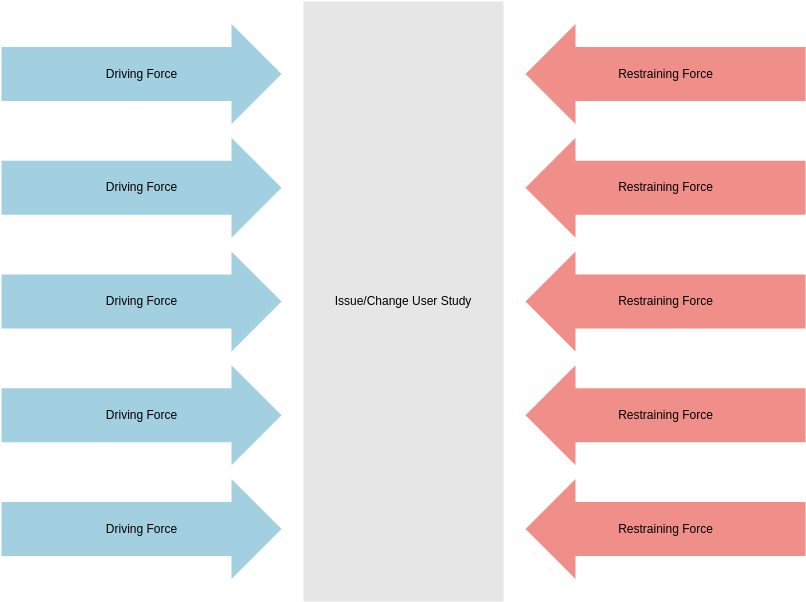
#> input picture 13-aug/field_template1.jpg, 806 x 602 px
$ jupyter execute 'Document Field Detection.ipynb'
#> lines starting #> are read from the running program, lines starting #| are printed output that depends on the picture
## Document Field Detection

[cell 1]
import cv2
import numpy as np
import matplotlib.pyplot as plt

[cell 2]
template = cv2.imread('field_template1.jpg', 0)
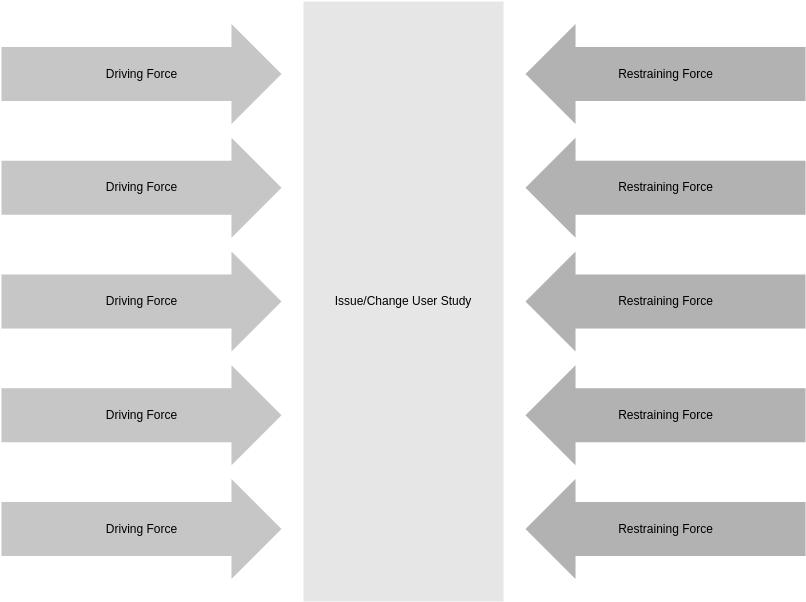
#> template: shape (602, 806); min 0, max 255, mean 227.2
document = cv2.imread('document.jpg', 0)
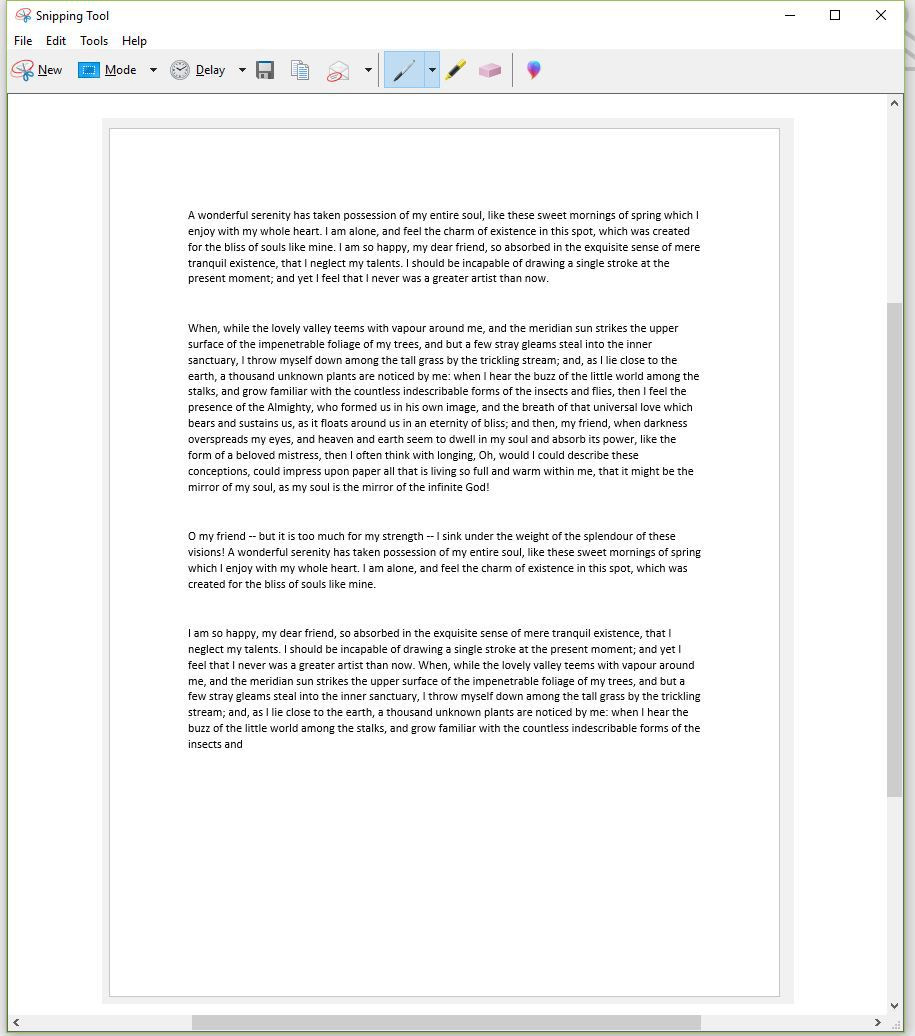
#> input picture 13-aug/document.jpg, 915 x 1036 px
#> document: shape (1036, 915); min 0, max 255, mean 242

[cell 3]
# Template Matching
result = cv2.matchTemplate(document, template, cv2.TM_CCOEFF_NORMED)
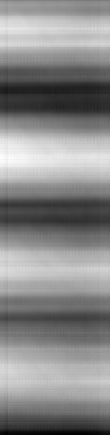
#> result: shape (435, 110) float32; min -0.0816, max 0.0356, mean -0.0184; drawn with min black and max white
min_val, max_val, min_loc, max_loc = cv2.minMaxLoc(result)
#> min_val = -0.0816; max_val = 0.0356; min_loc = (83, 434); max_loc = (0, 157)

[cell 4]
# Draw Rectangle
top_left = max_loc
#> top_left = (0, 157)

[cell 5]
h, w = template.shape
#> h = 602; w = 806

[cell 6]
bottom_right = (top_left[0] + w, top_left[1] + h)
#> bottom_right = (806, 759)
